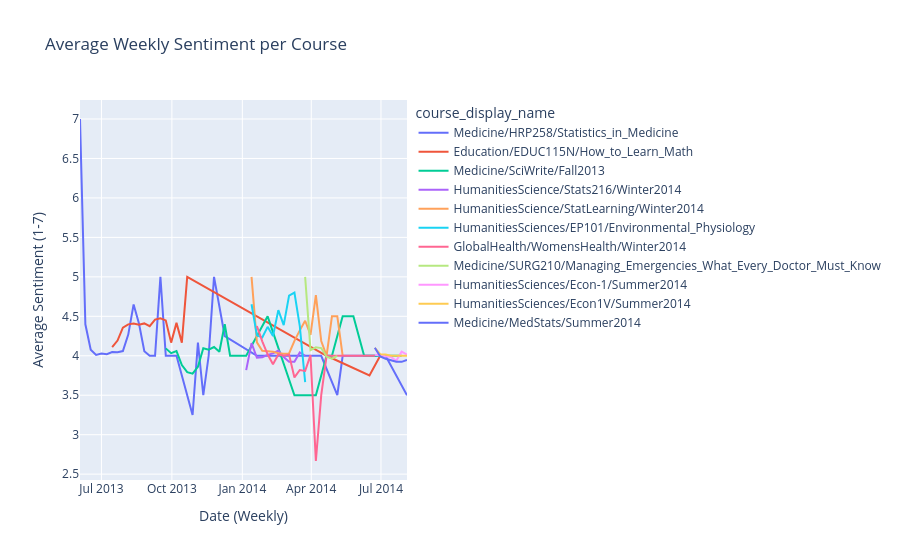
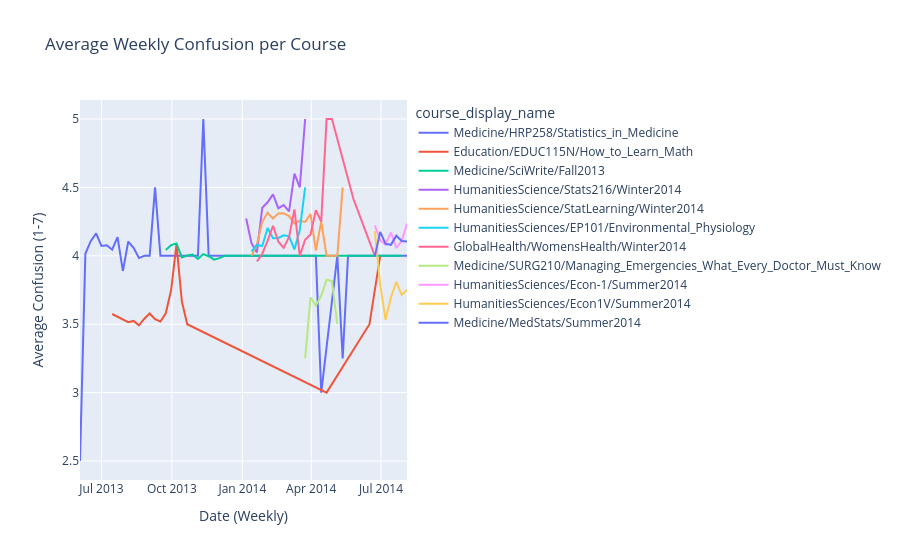
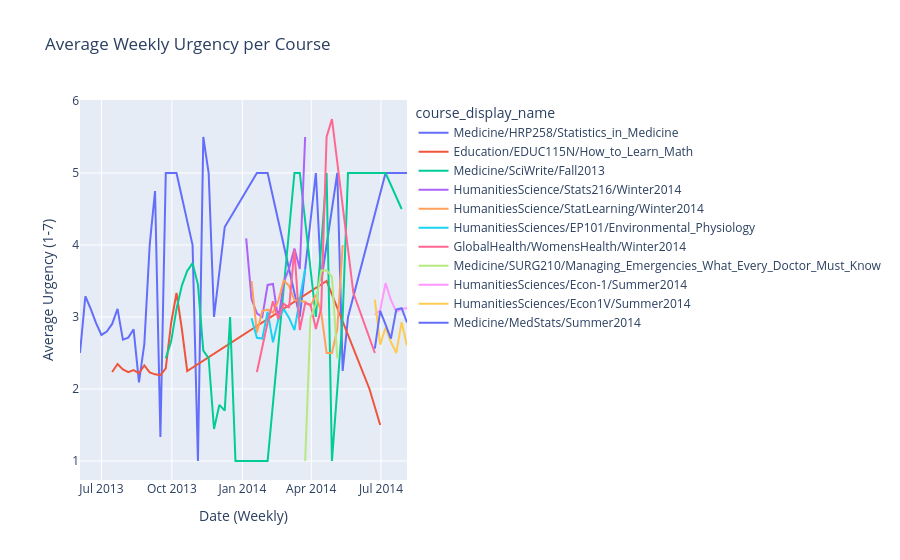

The code cell stored with these charts, in order, in its notebook:
### Code cell
# Check the distribution of the sentiment, confusion, and urgency scores to see if there is a correlation between them and invidual courses.

# Create the weekly timeline column
df_moocs_copy['post_week'] = pd.to_datetime(df_moocs_copy['created_at']).dt.to_period('W').dt.to_timestamp()

# Calculate both the MEAN of the metrics and the count of the posts
timeline_metrics = df_moocs_copy.groupby(['post_week', 'course_display_name']).agg(
    Sentiment=('Sentiment(1-7)', 'mean'),
    Confusion=('Confusion(1-7)', 'mean'),
    Urgency=('Urgency(1-7)', 'mean'),
    Post_Count=('Sentiment(1-7)', 'size') # This counts how many posts there were
).reset_index()

# ==========================================
# PLOT 1: Sentiment
# ==========================================
fig1 = px.line(timeline_metrics, x='post_week', y='Sentiment', color='course_display_name', 
               hover_data=['Post_Count'], title='Average Weekly Sentiment per Course',
               labels={'post_week': 'Date (Weekly)', 'Sentiment': 'Average Sentiment (1-7)'})
fig1.show()

# ==========================================
# PLOT 2: Confusion
# ==========================================
fig2 = px.line(timeline_metrics, x='post_week', y='Confusion', color='course_display_name', 
               hover_data=['Post_Count'], title='Average Weekly Confusion per Course',
               labels={'post_week': 'Date (Weekly)', 'Confusion': 'Average Confusion (1-7)'})
fig2.show()

# ==========================================
# PLOT 3: Urgency
# ==========================================
fig3 = px.line(timeline_metrics, x='post_week', y='Urgency', color='course_display_name', 
               hover_data=['Post_Count'], title='Average Weekly Urgency per Course',
               labels={'post_week': 'Date (Weekly)', 'Urgency': 'Average Urgency (1-7)'})
fig3.show()

# Clean up the temporary column
df_moocs_copy.drop('post_week', axis=1, inplace=True)
